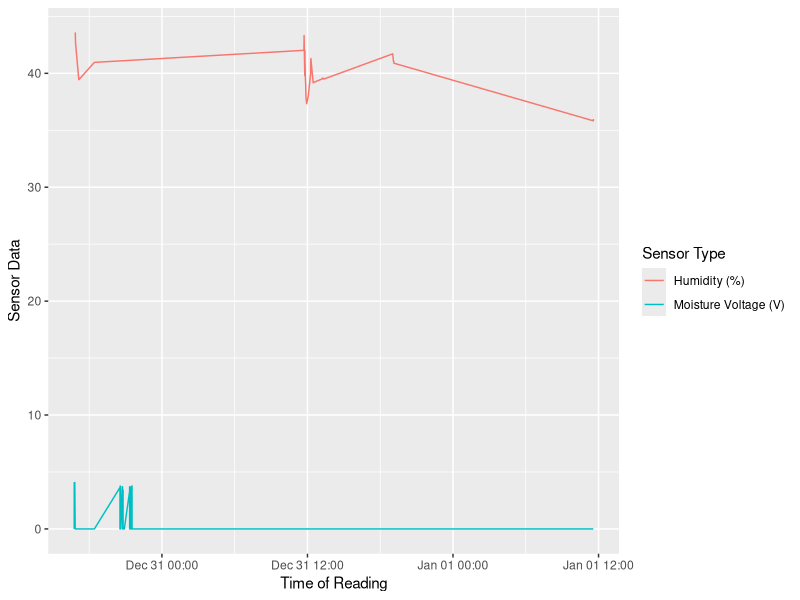

Generate this figure with R:
library(tidyverse)
library(lubridate)

df = read_csv("data.csv")

p = df  %>% 
  ggplot(aes(x=as.POSIXct(ymd_hms(DateTime)), 
             y=Data, 
             group=SensorType, 
             color=SensorType)) +
  geom_line() +
  scale_x_datetime() +
  labs(x = "Time of Reading") + 
  labs(y = "Sensor Data") + 
  labs(color = "Sensor Type")
  

p